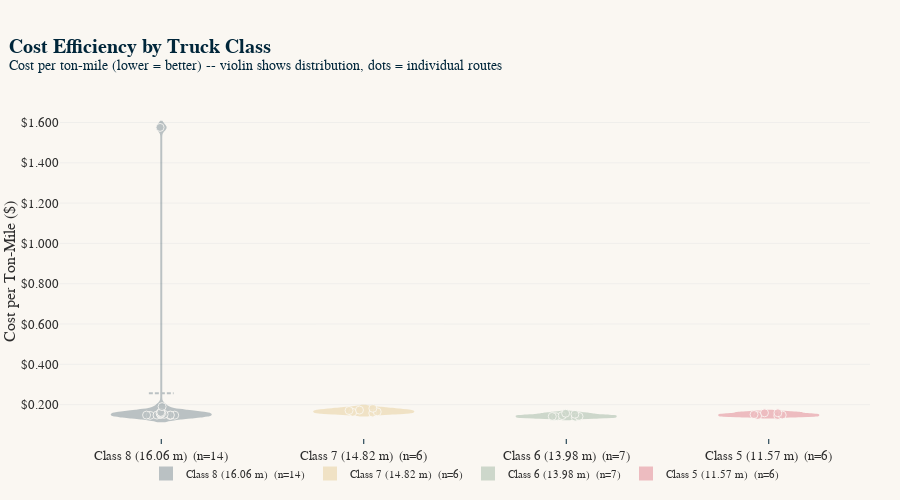

Source (notebook cell):
### Markdown cell above
---
## 4 - Truck Class Efficiency

The Company's fleet spans four FHWA vehicle classes. Larger trucks carry more cargo but burn more diesel per mile. To compare apples to apples, we normalise by both distance and payload:

$$\text{Cost per ton-mile} = \frac{\text{Total Route Cost}}{\text{Payload (tonnes)} \times \text{Distance (mi)}}$$

A lower value means the truck moves more freight per dollar. Class 8 trucks tend to win on economies of scale, but the picture is more nuanced than that -- route length and stop count matter too.

### Code cell
# ---
# CHART 4 · Cost per Ton-Mile by Truck Class -- Violin + Strip
# ---

truck_class_map = {
    "000001": "Class 8", "000002": "Class 8",
    "000003": "Class 8", "000004": "Class 8",
    "000005": "Class 8",
}

routes["ton_miles"] = (routes["Weight_kg"] / 1000) * routes["Dist_mi"]
routes["cost_per_ton_mi"] = routes["Total$"] / routes["ton_miles"]

driver_truck = {
    "Steve": "Class 8 (16.06 m)",
    "Dan":   "Class 8 (16.06 m)",
    "Joe":   "Class 7 (14.82 m)",
    "William": "Class 6 (13.98 m)",
    "Tom":   "Class 5 (11.57 m)",
}
routes["Truck_Class"] = routes["Driver"].map(driver_truck)

class_colours = {
    "Class 8 (16.06 m)": ADM["navy"],
    "Class 7 (14.82 m)": ADM["gold"],
    "Class 6 (13.98 m)": ADM["green"],
    "Class 5 (11.57 m)": ADM["crimson"],
}

class_capacity = {
    "Class 8 (16.06 m)": 10000,
    "Class 7 (14.82 m)": 7500,
    "Class 6 (13.98 m)": 6000,
    "Class 5 (11.57 m)": 4000,
}

fig = go.Figure()
for cls in ["Class 8 (16.06 m)", "Class 7 (14.82 m)", "Class 6 (13.98 m)", "Class 5 (11.57 m)"]:
    mask = routes["Truck_Class"] == cls
    sub = routes[mask]
    n = mask.sum()
    med = sub["cost_per_ton_mi"].median()

    # violin for distribution shape
    fig.add_trace(go.Violin(
        y=sub["cost_per_ton_mi"],
        name=f"{cls}  (n={n})",
        marker_color=class_colours[cls],
        fillcolor=class_colours[cls],
        opacity=0.25,
        line_color=class_colours[cls],
        meanline_visible=True,
        box_visible=True,
        points="all",
        pointpos=0,
        jitter=0.35,
        marker=dict(size=8, opacity=0.8, line=dict(width=1, color="white")),
        hovertemplate="<b>%{text}</b><br>$%{y:.4f}/ton-mi<extra></extra>",
        text=["R" + str(r) for r in sub["Route"]],
        showlegend=True,
    ))

fig.update_layout(
    title="<b>Cost Efficiency by Truck Class</b><br>"
          "<sup>Cost per ton-mile (lower = better) -- violin shows distribution, dots = individual routes</sup>",
    yaxis=dict(title="Cost per Ton-Mile ($)", tickprefix="$", tickformat=".3f"),
    xaxis=dict(title=""),
    height=500, width=900,
    legend=dict(orientation="h", y=-0.15, x=0.5, xanchor="center"),
    violingap=0.3,
    violinmode="overlay",
)
fig.show()

### Figure 1 — Plotly figure (JSON) as saved in the notebook; plotly's stock layout.template omitted (floating-point values rounded to 4 significant figures)
{"data": [{"box": {"visible": true}, "fillcolor": "#00263A", "hovertemplate": "<b>%{text}</b><br>$%{y:.4f}/ton-mi<extra></extra>", "jitter": 0.35, "line": {"color": "#00263A"}, "marker": {"color": "#00263A", "line": {"color": "white", "width": 1}, "opacity": 0.8, "size": 8}, "meanline": {"visible": true}, "name": "Class 8 (16.06 m)  (n=14)", "opacity": 0.25, "pointpos": 0, "points": "all", "showlegend": true, "text": ["R13", "R14", "R19", "R21", "R26", "R30", "R38", "R40", "R43", "R63", "R74", "R90", "R125", "R126"], "type": "violin", "y": [0.1903, 1.576, 0.1616, 0.1477, 0.1518, 0.1482, 0.1456, 0.1481, 0.151, 0.1533, 0.1484, 0.1468, 0.1574, 0.1572]}, {"box": {"visible": true}, "fillcolor": "#D4A843", "hovertemplate": "<b>%{text}</b><br>$%{y:.4f}/ton-mi<extra></extra>", "jitter": 0.35, "line": {"color": "#D4A843"}, "marker": {"color": "#D4A843", "line": {"color": "white", "width": 1}, "opacity": 0.8, "size": 8}, "meanline": {"visible": true}, "name": "Class 7 (14.82 m)  (n=6)", "opacity": 0.25, "pointpos": 0, "points": "all", "showlegend": true, "text": ["R5", "R9", "R15", "R24", "R29", "R91"], "type": "violin", "y": [0.1642, 0.1617, 0.1707, 0.1578, 0.173, 0.1818]}, {"box": {"visible": true}, "fillcolor": "#4A7C59", "hovertemplate": "<b>%{text}</b><br>$%{y:.4f}/ton-mi<extra></extra>", "jitter": 0.35, "line": {"color": "#4A7C59"}, "marker": {"color": "#4A7C59", "line": {"color": "white", "width": 1}, "opacity": 0.8, "size": 8}, "meanline": {"visible": true}, "name": "Class 6 (13.98 m)  (n=7)", "opacity": 0.25, "pointpos": 0, "points": "all", "showlegend": true, "text": ["R4", "R8", "R25", "R28", "R87", "R105", "R106"], "type": "violin", "y": [0.1413, 0.1403, 0.1523, 0.1455, 0.1373, 0.1415, 0.1572]}, {"box": {"visible": true}, "fillcolor": "#C8102E", "hovertemplate": "<b>%{text}</b><br>$%{y:.4f}/ton-mi<extra></extra>", "jitter": 0.35, "line": {"color": "#C8102E"}, "marker": {"color": "#C8102E", "line": {"color": "white", "width": 1}, "opacity": 0.8, "size": 8}, "meanline": {"visible": true}, "name": "Class 5 (11.57 m)  (n=6)", "opacity": 0.25, "pointpos": 0, "points": "all", "showlegend": true, "text": ["R16", "R18", "R23", "R92", "R97", "R102"], "type": "violin", "y": [0.1596, 0.1507, 0.1457, 0.1593, 0.1453, 0.1482]}], "layout": {"height": 500, "legend": {"orientation": "h", "x": 0.5, "xanchor": "center", "y": -0.15}, "title": {"text": "<b>Cost Efficiency by Truck Class</b><br><sup>Cost per ton-mile (lower = better) -- violin shows distribution, dots = individual routes</sup>"}, "violingap": 0.3, "violinmode": "overlay", "width": 900, "xaxis": {"title": {"text": ""}}, "yaxis": {"tickformat": ".3f", "tickprefix": "$", "title": {"text": "Cost per Ton-Mile ($)"}}}}
